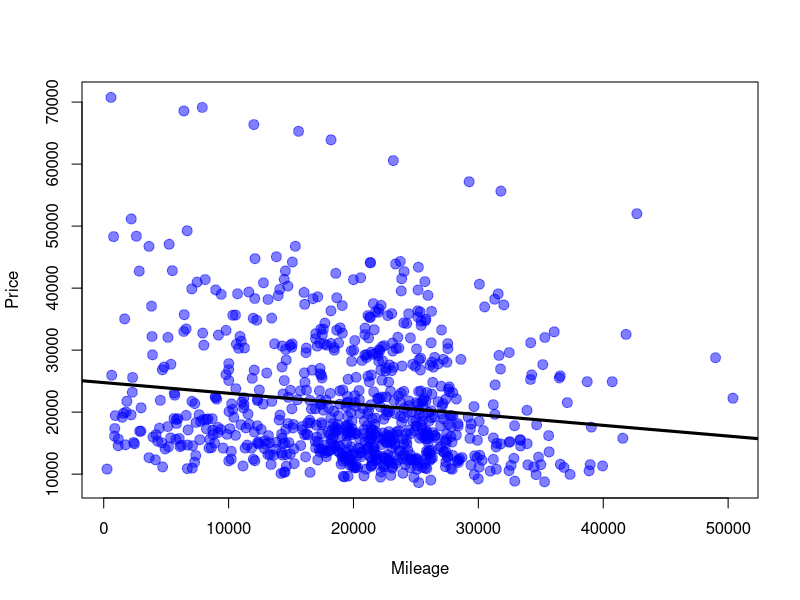
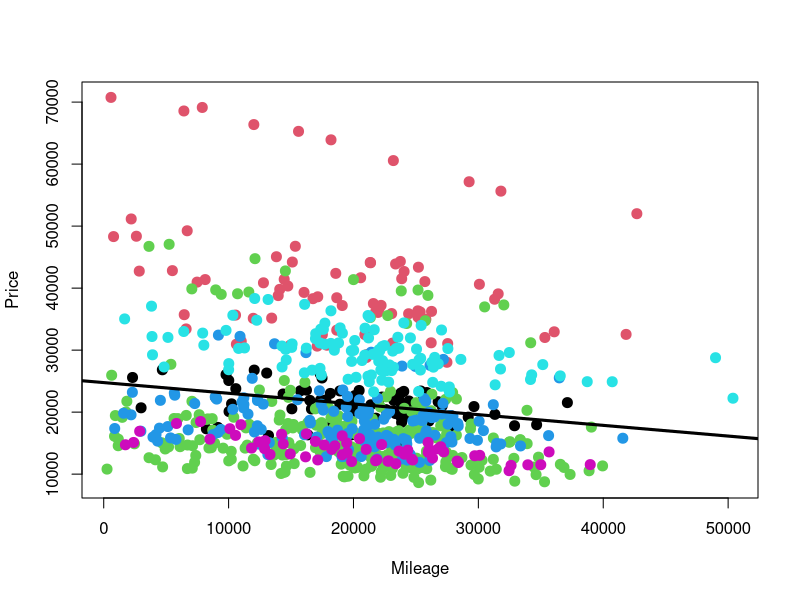
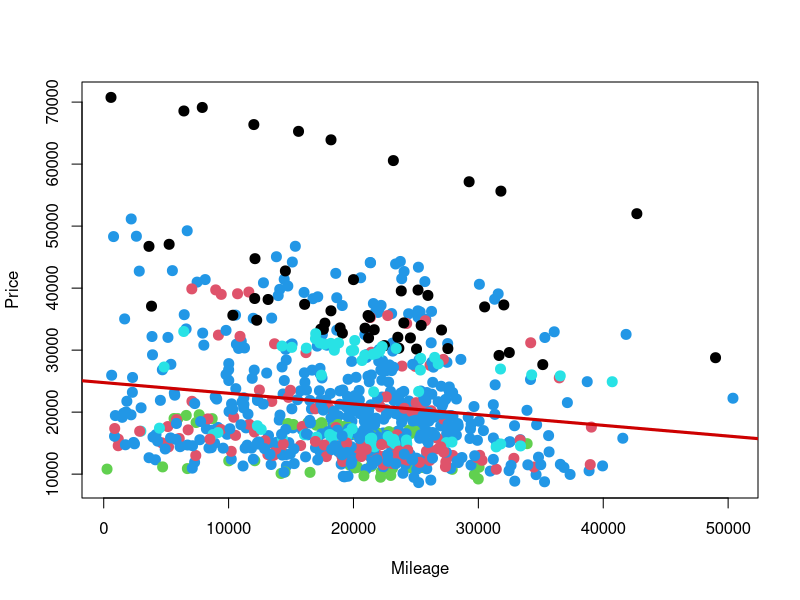
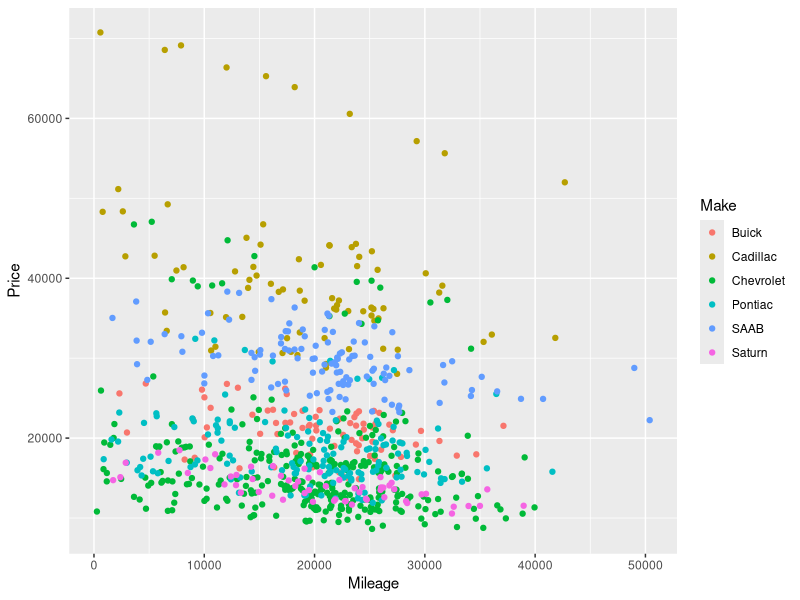
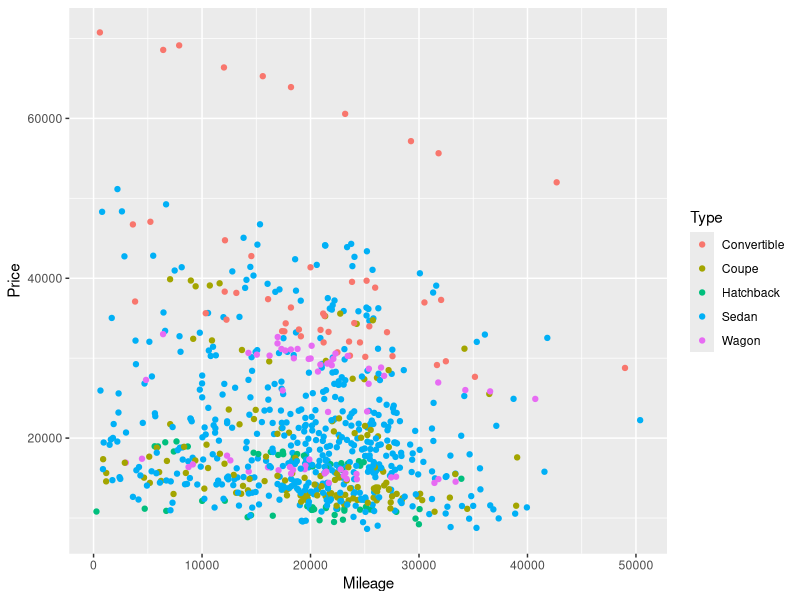
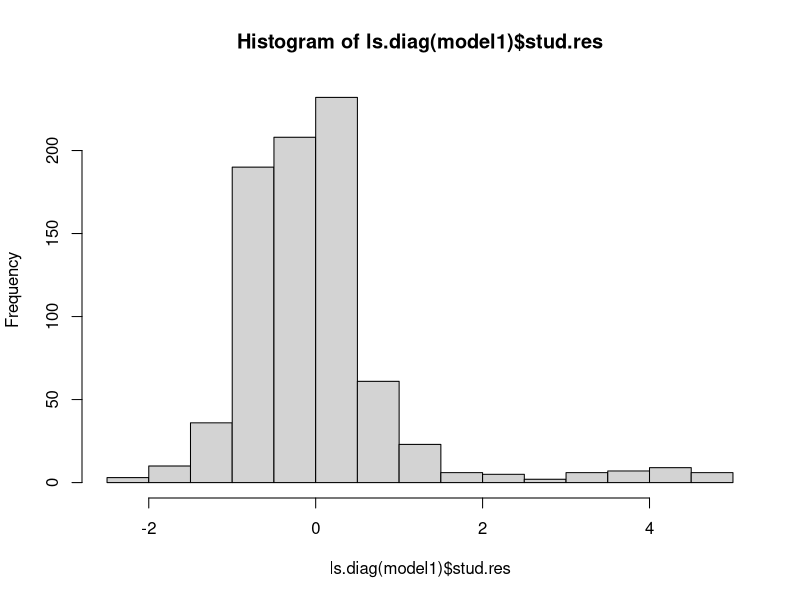
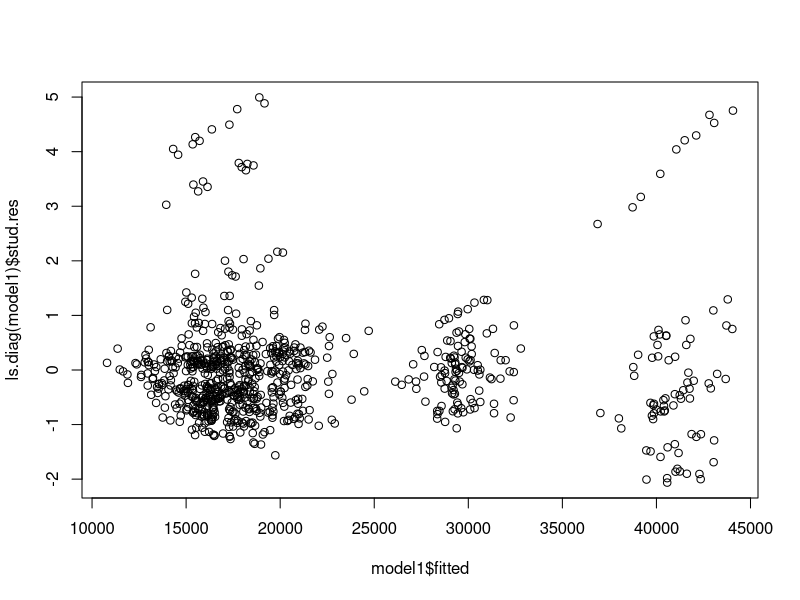
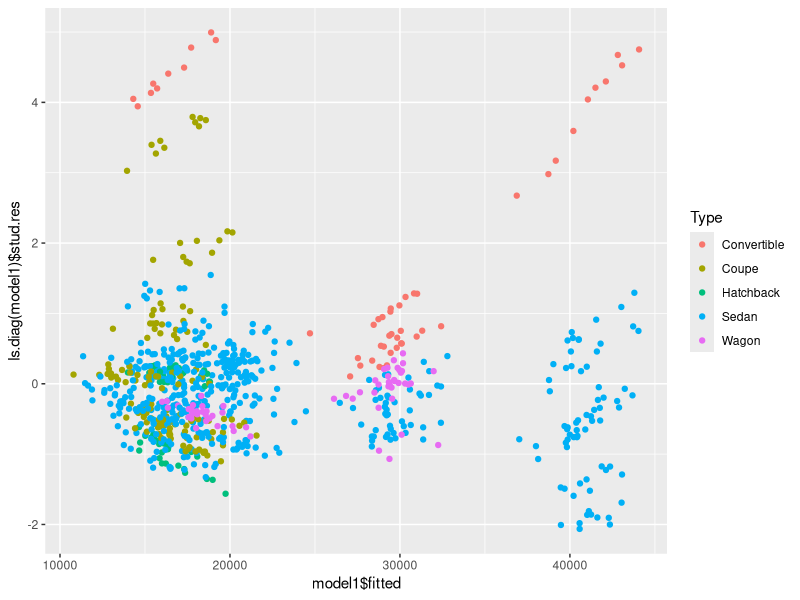

Write R code to recreate these figures, in order.
##################################################################
### Suggested Price of used General Motors (GM) cars in 2005 ###
##################################################################

cars<-read.csv("carSalesPrice.csv")

head(cars)
summary(cars)


simple_model<-lm(Price ~ Mileage, data=cars)
summary(simple_model)

plot(Price ~ Mileage, col=rgb(0,0,1,alpha=0.5), pch=20, cex=2, data = cars)
abline(simple_model, col = "black", lwd = 3)

plot(Price ~ Mileage, col=as.factor(cars$Make), pch=20, cex=2, data = cars)
abline(simple_model, col = "black", lwd = 3)

plot(Price ~ Mileage, col=as.factor(cars$Type), pch=20, cex=2, data = cars)
abline(simple_model, col = "red3", lwd = 3)


library(ggplot2)
qplot(Mileage,Price, col= Make, data = cars)#
qplot(Mileage,Price, col= Type, data = cars)

# Create a model with Make and Mileage
model1 <- lm( Price ~ Make + Mileage, data = cars)
summary(model1)

# How do the residuals look ?not good 
hist(ls.diag(model1)$stud.res)
plot(model1$fitted,ls.diag(model1)$stud.res)
qplot(model1$fitted,ls.diag(model1)$stud.res, col=Type, data=cars)

# Create a model with Make and Mileage and Type
model2 <- lm( Price ~ Make + Mileage + Type, data = cars)
summary(model2)
qplot(model2$fitted,ls.diag(model2)$stud.res, col=Type, data=cars)


library(leaps)
# At this point we will use a model selection algorithm to find other good variables:
regs1 <- regsubsets(Price~., data= cars[,c("Price","Make","Type","Mileage","Cylinder","Liter","Doors","Cruise","Sound","Leather")], method="backward", nvmax=14)
ss1 <- summary(regs1)
ss1$which
which.min(ss1$cp)


regs2 <- regsubsets(Price~., data= cars[,c("Price","Make","Type","Mileage","Cylinder","Liter","Doors","Cruise","Sound","Leather")], method="backward", force.in=c(2:10), nvmax=14)
summary(regs2)
ss2 <- summary(regs2)
ss2$which
which.min(ss2$cp)

# Create a model with Mileage + Type + Make + Cylinder + Liter + Sound
model3 <- lm( Price ~ Mileage + Type + Make + Cylinder + Liter + Sound, data = cars)
summary(model3)
qplot(model3$fitted,ls.diag(model3)$stud.res, data=cars)

# Create a model with log(Price) and Mileage + Type + Make + Cylinder + Liter + Sound
model4 <- lm( log(Price) ~ Mileage + Type + Make + Cylinder + Liter + Sound, data = cars)
summary(model4)
qplot(model4$fitted,ls.diag(model4)$stud.res, data=cars)

# residuals vs. other variables:
qplot(model4$fitted,ls.diag(model4)$stud.res, data=cars, col=(Make))
qplot(Mileage,ls.diag(model4)$stud.res, data=cars, col=(Make))
qplot(Type,ls.diag(model4)$stud.res, data=cars, col=(Make))
qplot(Make,ls.diag(model4)$stud.res, data=cars, col=(Make))
qplot(Cylinder,ls.diag(model4)$stud.res, data=cars, col=(Make))
qplot(Liter,ls.diag(model4)$stud.res, data=cars, col=(Make))
qplot(Sound,ls.diag(model4)$stud.res, data=cars, col=(Make))


######################################################
# Any issues with highly-leveraged points? or highly-influential points 

plot((ls.diag(model4)$hat) ~model4$fitted)
plot(ls.diag(model4)$cooks~model4$fitted)

cars[(ls.diag(model4)$cooks)>0.01,]

######################################################
# Try some CV:

library(caret)

train( log(Price) ~  ., data=cars, method="lm", 
trControl=trainControl(method="cv",number=10))

train( log(Price) ~  Trim, data=cars, method="lm", 
trControl=trainControl(method="cv",number=10))


train( log(Price) ~ Mileage + Make + Type + Cylinder + Liter + Sound, data=cars, method="lm", 
trControl=trainControl(method="cv",number=10))

train( log(Price) ~ Mileage + Make + Type  + Liter + Sound, data=cars, method="lm", 
trControl=trainControl(method="cv",number=10))


######################################################
# Create a model with log(Price) and Mileage/1000 + Type + Make + Cylinder + Liter + Sound
model4 <- lm( log(Price) ~ I(Mileage/1000) + Type + Make + Cylinder + Liter + Sound, data = cars)
summary(model4)

model5<-lm( log(Price) ~ I(Mileage/1000) + Type + Make  + Liter + Sound, data = cars)
summary(model5)

library(car)
vif(model4)
vif(model5)#perfect
